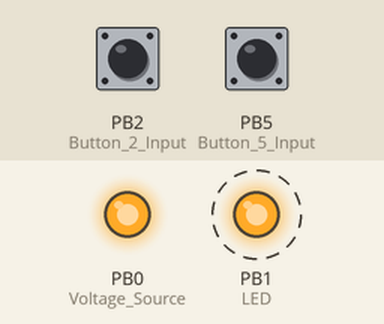
Recording of a sketch running on a simulated ATtiny85, built with avr-gcc and run on an emulated ATtiny85. On the bench: output pins drawn as LEDs (lit = HIGH). Dashed ring = blinking. Inputs (shaded band) come from the test bench; at power-on: PB2 (Button_2_Input) LOW, PB5 (Button_5_Input) LOW.

Above: at 3.8 s.
3.9 s: PB2 (Button_2_Input) pulled HIGH for 1.3 s
At 5.2 s:
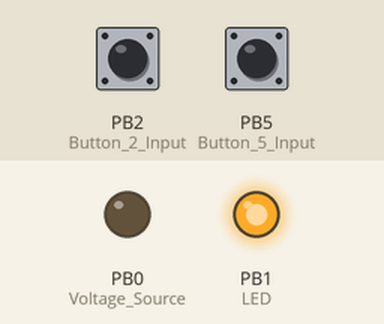
7.4 s: PB2 (Button_2_Input) pulled HIGH for 3.2 s
At 9.19 s:
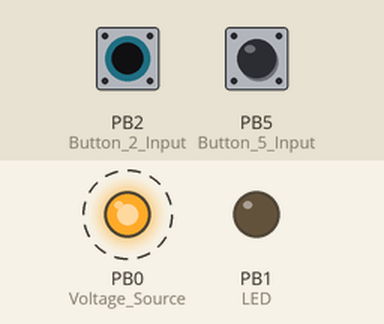
12.1 s: PB5 (Button_5_Input) pulled HIGH for 3.2 s
At 13.0 s:
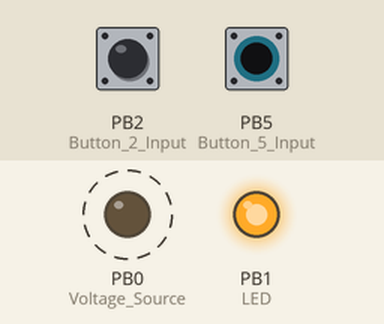
Timing chart, 0 to 22.8 s (numbered marks = the images above; inputs shaded):
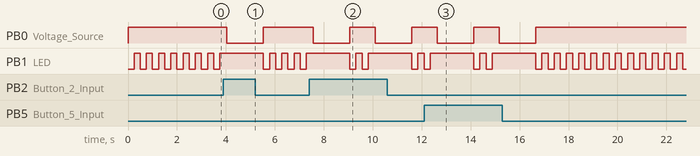

Measured:
- after the input at 3.9 s, PB0 (Voltage_Source): HIGH → LOW after 0.13 s, → HIGH 1.5 s later
- after the input at 7.4 s, PB0 (Voltage_Source): alternates HIGH for 1.0 s and LOW for 1.5 s, starting after 0.17 s
- after the input at 12.1 s, PB0 (Voltage_Source): alternates HIGH for 1.0 s and LOW for 1.5 s, 4 changes in all, then stays HIGH, starting after 0.53 s

The sketch:

pwdkey.ino
```cpp
#include "DigiKeyboard.h"

void setup()
{
	pinMode(0, OUTPUT); //Voltage Source
	pinMode(1, OUTPUT); //LED
	pinMode(2, INPUT); //Button 2 Input
	pinMode(5, INPUT); //Button 5 Input
	digitalWrite(0,HIGH); //Turn on the source
}

void loop()
{
	DigiKeyboard.sendKeyStroke(0);

	digitalWrite(1, LOW); //Make the LED blink
	DigiKeyboard.delay(250);
	digitalWrite(1, HIGH);
	DigiKeyboard.delay(250);
	digitalWrite(1, LOW);
	DigiKeyboard.delay(250);
	digitalWrite(1, HIGH);
	DigiKeyboard.delay(250);

	if(digitalRead(2)==HIGH)
	{//check again
    		if(digitalRead(2)==HIGH)
		{
 			if(digitalRead(2)==HIGH)
				DigiKeyboard.print("passwordpassword");
		}
		digitalWrite(0,LOW);  //Make sure not to trigger twice
    		DigiKeyboard.delay(1500);
    		digitalWrite(0,HIGH);
	}
	if(digitalRead(5)==HIGH)
	{//check again
		if(digitalRead(5)==HIGH)
		{
 			if(digitalRead(5)==HIGH)
				DigiKeyboard.print("passwordpassword");
		}
		digitalWrite(0,LOW);  //Make sure not to trigger twice
    		DigiKeyboard.delay(1500);
    		digitalWrite(0,HIGH);
	}
}
```
